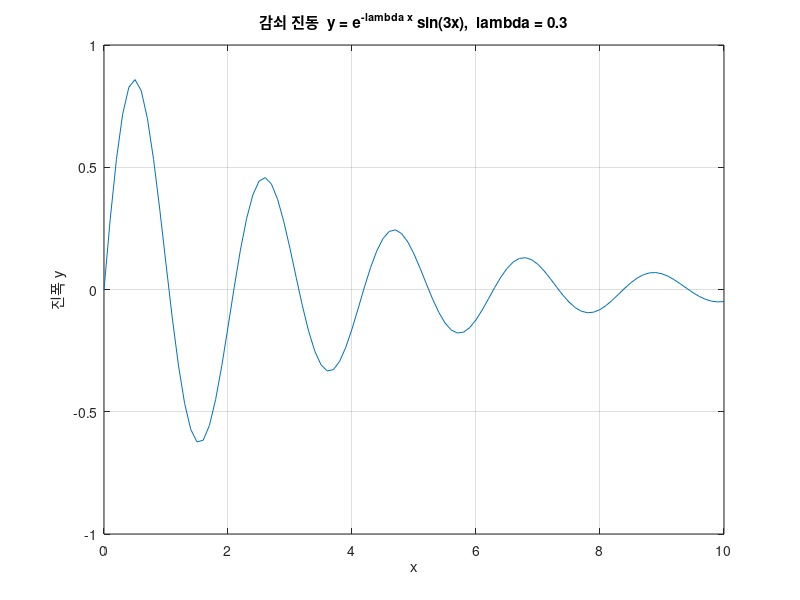

Recreate this plot in MATLAB. (Note: this script raises an error after producing the figure.)
% sol0501_7.m - 연습문제 5.1.3-1 감쇠 진동, 축 고정, TeX 제목
clear; clc; close all

lambda = 0.3;                    % 감쇠상수
x = 0:0.1:10;
y = exp(-lambda*x).*sin(3*x);    % .* 에 주의

plot(x, y, LineWidth=1.5)
axis([0 10 -1 1])                % [xmin xmax ymin ymax]
title("감쇠 진동  y = e^{-\lambda x} sin(3x),  \lambda = 0.3")   % ^{} 위 첨자, \lambda 그리스 문자
xlabel("x")
ylabel("진폭 y")
grid on

theme(gcf, "light")
exportgraphics(gcf, "../../textbook/ch05/img/sol0501_7.png")
